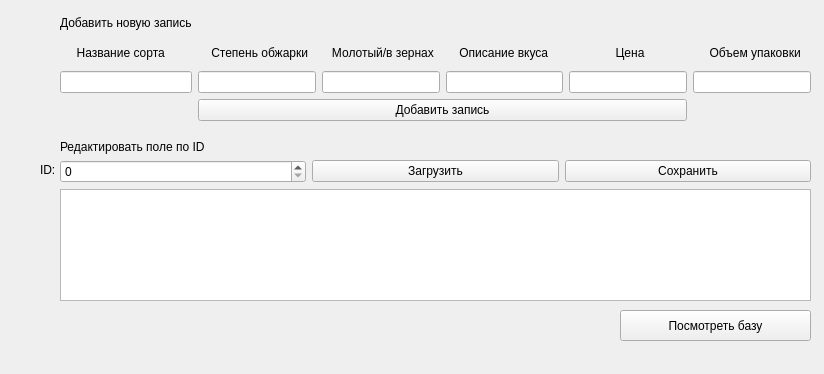
<?xml version="1.0" encoding="UTF-8"?>
<ui version="4.0">
 <class>MainWindow</class>
 <widget class="QMainWindow" name="MainWindow">
  <property name="geometry">
   <rect>
    <x>0</x>
    <y>0</y>
    <width>824</width>
    <height>374</height>
   </rect>
  </property>
  <property name="windowTitle">
   <string>MainWindow</string>
  </property>
  <widget class="QWidget" name="centralwidget">
   <widget class="QWidget" name="gridLayoutWidget">
    <property name="geometry">
     <rect>
      <x>60</x>
      <y>140</y>
      <width>751</width>
      <height>161</height>
     </rect>
    </property>
    <layout class="QGridLayout" name="gridLayout">
     <item row="3" column="2">
      <widget class="QPushButton" name="pushButton_2">
       <property name="text">
        <string>Сохранить</string>
       </property>
      </widget>
     </item>
     <item row="4" column="0" colspan="3">
      <widget class="QTableWidget" name="tableWidget"/>
     </item>
     <item row="3" column="1">
      <widget class="QPushButton" name="pushButton">
       <property name="text">
        <string>Загрузить</string>
       </property>
      </widget>
     </item>
     <item row="3" column="0">
      <widget class="QSpinBox" name="spinBox"/>
     </item>
     <item row="2" column="0">
      <widget class="QLabel" name="label_2">
       <property name="text">
        <string>Редактировать поле по ID</string>
       </property>
      </widget>
     </item>
    </layout>
   </widget>
   <widget class="QLabel" name="label">
    <property name="geometry">
     <rect>
      <x>40</x>
      <y>160</y>
      <width>16</width>
      <height>20</height>
     </rect>
    </property>
    <property name="text">
     <string>ID:</string>
    </property>
   </widget>
   <widget class="QWidget" name="gridLayoutWidget_2">
    <property name="geometry">
     <rect>
      <x>60</x>
      <y>10</y>
      <width>751</width>
      <height>111</height>
     </rect>
    </property>
    <layout class="QGridLayout" name="gridLayout_2">
     <item row="0" column="0">
      <widget class="QLabel" name="label_3">
       <property name="text">
        <string>Добавить новую запись</string>
       </property>
      </widget>
     </item>
     <item row="1" column="5">
      <widget class="QLabel" name="label_9">
       <property name="text">
        <string>     Объем упаковки</string>
       </property>
      </widget>
     </item>
     <item row="1" column="1">
      <widget class="QLabel" name="label_5">
       <property name="text">
        <string>    Степень обжарки</string>
       </property>
      </widget>
     </item>
     <item row="2" column="2">
      <widget class="QLineEdit" name="lineEdit_3"/>
     </item>
     <item row="1" column="4">
      <widget class="QLabel" name="label_8">
       <property name="text">
        <string>              Цена</string>
       </property>
      </widget>
     </item>
     <item row="2" column="0">
      <widget class="QLineEdit" name="lineEdit"/>
     </item>
     <item row="2" column="1">
      <widget class="QLineEdit" name="lineEdit_2"/>
     </item>
     <item row="1" column="3">
      <widget class="QLabel" name="label_7">
       <property name="text">
        <string>    Описание вкуса</string>
       </property>
      </widget>
     </item>
     <item row="2" column="5">
      <widget class="QLineEdit" name="lineEdit_6"/>
     </item>
     <item row="1" column="0">
      <widget class="QLabel" name="label_4">
       <property name="text">
        <string>     Название сорта</string>
       </property>
      </widget>
     </item>
     <item row="1" column="2">
      <widget class="QLabel" name="label_6">
       <property name="text">
        <string>   Молотый/в зернах</string>
       </property>
      </widget>
     </item>
     <item row="2" column="4">
      <widget class="QLineEdit" name="lineEdit_5"/>
     </item>
     <item row="2" column="3">
      <widget class="QLineEdit" name="lineEdit_4"/>
     </item>
     <item row="3" column="1" colspan="4">
      <widget class="QPushButton" name="pushButton_3">
       <property name="text">
        <string>Добавить запись</string>
       </property>
      </widget>
     </item>
    </layout>
   </widget>
   <widget class="QPushButton" name="pushButton_4">
    <property name="geometry">
     <rect>
      <x>620</x>
      <y>310</y>
      <width>191</width>
      <height>31</height>
     </rect>
    </property>
    <property name="text">
     <string>Посмотреть базу</string>
    </property>
   </widget>
  </widget>
 </widget>
 <resources/>
 <connections/>
</ui>
